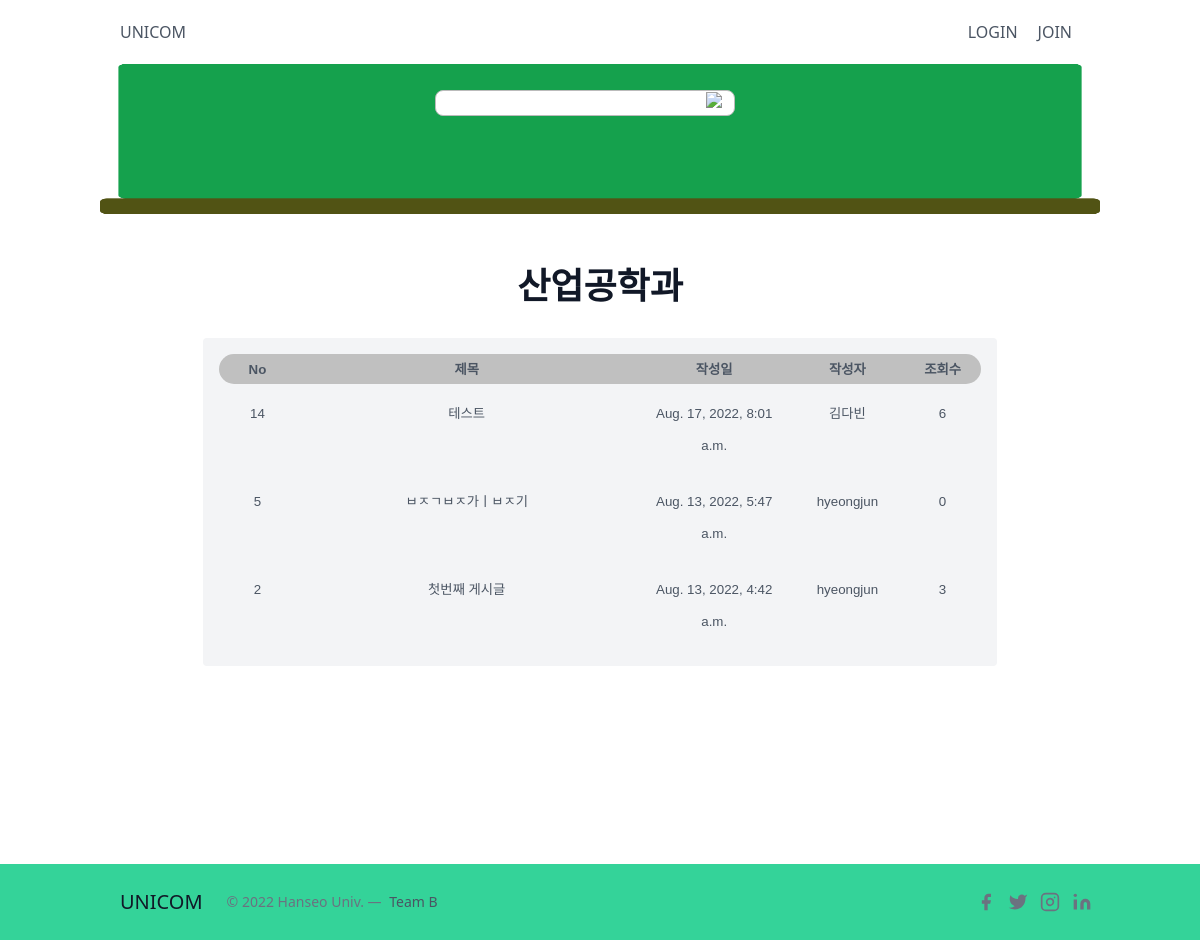
Screenshot of /board/category/산업공학과/ with the database file from the repository.
### board/models.py (models this page shows, shortened)
class Category(models.Model):
    name = models.CharField(max_length=50, unique=True)  # 각 카데고리의 이름을 담는 필드
    slug = models.SlugField(max_length=200, unique=True, allow_unicode=True)  # 사람이 읽을 수 있는 텍스트로 고유 URL을 만들기 위해 만들어진 필드
    def __str__(self):
            return self.name
    class Meta:
        verbose_name_plural = 'Categories'

class Post(models.Model):
    title = models.CharField(max_length=100)
    content = models.TextField()
    like_users = models.ManyToManyField(settings.AUTH_USER_MODEL, related_name="like_posts", blank=True)
    created_at = models.DateTimeField(auto_now_add=True)
    updated_at = models.DateTimeField(auto_now=True)
    big_category = models.ForeignKey(BigCategory, null=True, on_delete=models.SET_NULL)
    author = models.ForeignKey(Account,  on_delete=models.CASCADE)
    category = models.ForeignKey(Category, null=True, on_delete=models.SET_NULL)
    post_hit = models.PositiveIntegerField(default=0)
    date_category = models.ForeignKey(DateCategory, null=True, on_delete=models.SET_NULL)
    def get_absolute_url(self):
        return f'/board/{self.pk}/'

### account/models.py (models this page shows, shortened)
class Account(AbstractBaseUser):
    email = models.EmailField(verbose_name='email',max_length=60, unique=True)
    username = models.CharField(max_length=30, unique=True)
    name = models.CharField(max_length=40,null=False, blank=False)
    phone =  models.CharField(max_length=40,null=False, default=True)
    major = models.CharField(max_length=40, blank=False,null=False,default=True)
    school = models.CharField(max_length=40,blank=False,null=False,default=True)
    grade = models.CharField(max_length=40,blank=False,null=False,default=True)
    create_at = models.DateTimeField(verbose_name='date joined', auto_now_add=True)
    last_login = models.DateTimeField(verbose_name='last login', auto_now=True)
    is_admin = models.BooleanField(default=False)
    is_active = models.BooleanField(default=True)
    is_staff = models.BooleanField(default=False)
    is_superuser = models.BooleanField(default=False)
    objects = MyAccountManager()
    USERNAME_FIELD = 'username'
    REQUIRED_FIELDS = ['email','name','phone','grade','major','school']
    def __str__(self):
        return self.name

### board/views.py (the view)
# urls.py: path('category/<str:slug>/',views.category_page),
def category_page(request, slug):
    if slug == 'no_category':
        category = '미분류'
        post_list = Post.objects.filter(category=None)
    else:
        category = Category.objects.get(slug=slug)
        post_list = Post.objects.filter(category=category).order_by('-pk')
    return render(request, 'board/post_list.html',  # 템플릿은 포스트 목록 페이지를 만들 떄 사용했던 것을 그대로 사용
                {'post_list': post_list,  # post_list.html을 사용하기에 PostList 클래스에서
                'categories': Category.objects.all(),  # context로 정의했던 부분을 딕셔너리 형태로 직접 정의해야함.
                'no_category_post_count': Post.objects.filter(category=None).count(),
                'category': category
                }
                )

### board/templates/board/post_list.html (shortened to what this page needs)
<!DOCTYPE html>
{% load static %}
<html lang="en">
<head>
    <link href="{% static 'board/css/index_style.css' %}" rel="stylesheet">
    <link href="https://unpkg.com/tailwindcss@^2/dist/tailwind.min.css" rel="stylesheet">
</head>
<body>
  <header class="text-gray-600 body-font">
    <div class="container mx-auto flex flex-wrap p-5 flex-col md:flex-row items-center">
    <a class="flex title-font font-medium items-center text-gray-900 mb-4 md:mb-0">
        <span class="ml-3 text-xl"><a href="{% url 'mainpage'%}">UNICOM</a></span></a>
    <nav class="md:ml-auto flex flex-wrap items-center text-base justify-center">
        {% if request.user.is_authenticated %}
        <a class="mr-5 hover:text-gray-900" href="{% url 'logout' %}">LOGOUT</a>
        <a class="mr-5 hover:text-gray-900" href="{% url 'myPage' %}">MYPAGE</a>
        {%else%}
        <a class="mr-5 hover:text-gray-900" href="{% url 'login' %}">LOGIN</a>
        <a class="mr-5 hover:text-gray-900" href="{% url 'join' %}">JOIN</a>
        {%endif%}
    </nav>
    </div>
  </header>
  <section class="min-h-screen">
    <section class="text-gray-600 body-font">
      <div class="boardImg_total">
        <div class="searchBox mg-0 mg-auto w-2/5">
          <div class="search mb-16 mr-20">
            <form class="form-inline my-2 my-lg-0" action="{% url 'search' %}" method="post">
              <input class="form-control mr-sm-2" type="search" name="q" value="{{q}}">
              <button class="btn btn-outline-success my-2 my-sm-0" type="submit"><img src="https://s3.ap-northeast-2.amazonaws.com/cdn.wecode.co.kr/icon/search.png"></button>
            </form>
          </div>
        </div>
      </div>
    </section>
  <section class="text-gray-600 body-font">
    <div class="container px-5 py-5 mx-auto mb-10">
      <h1 class="text-4xl font-medium title-font text-gray-900  pt-8 pb-4 text-center font-semibold">{{category}}</h1>
      <div class="flex flex-wrap">
        <div class="p-4 flex justify-center h-content w-full">
          <div class="h-content w-10/12 bg-gray-100 p-4 rounded list-none list-inside text-2xl">
            <li>
              <ul id ="ulTable">
                <li>
                    <ul class="tableCate">
                        <li>No</li>
                        <li>제목</li>
                        <li>작성일</li>
                        <li>작성자</li>
                        <li>조회수</li>
                    </ul>
                </li>
                {% for post in post_list %}
                        <li>
                          <ul>
                              <li class="text-center p-3">{{ post.pk }}</li>
                              <li class="text-center p-3 hover:underline"><a href="{{ post.get_absolute_url }}">{{ post.title }}</a></li>
                              <li class="text-center p-3">{{ post.created_at }}</li>
                              <li class="text-center p-3">{{ post.author }}</li>
                              <li class="text-center p-3">{{ post.post_hit }}</li>
                          </ul>
                        </li>
                {% endfor %}
              </ul>
            </li>
          </div>
        </div>
      </div>
    </div>
  </section>
  </section>
      <footer class="text-gray-600 body-font">
        <div class="bg-green-400">
          <div class="container px-5 py-6 mx-auto flex items-center sm:flex-row flex-col">
            <a class="flex title-font font-medium items-center md:justify-start justify-center text-gray-900">
              <span class="ml-3 text-xl">UNICOM</span>
            </a>
            <p class="text-sm text-gray-500 sm:ml-6 sm:mt-0 mt-4">© 2022 Hanseo Univ. —
              <a href="https://twitter.com/knyttneve" rel="noopener noreferrer" class="text-gray-600 ml-1" target="_blank">Team B</a>
            </p>
            <span class="inline-flex sm:ml-auto sm:mt-0 mt-4 justify-center sm:justify-start">
              <a class="text-gray-500">
                <svg fill="currentColor" stroke-linecap="round" stroke-linejoin="round" stroke-width="2" class="w-5 h-5" viewBox="0 0 24 24">
                  <path d="M18 2h-3a5 5 0 00-5 5v3H7v4h3v8h4v-8h3l1-4h-4V7a1 1 0 011-1h3z"></path>
                </svg>
              </a>
              <a class="ml-3 text-gray-500">
                <svg fill="currentColor" stroke-linecap="round" stroke-linejoin="round" stroke-width="2" class="w-5 h-5" viewBox="0 0 24 24">
                  <path d="M23 3a10.9 10.9 0 01-3.14 1.53 4.48 4.48 0 00-7.86 3v1A10.66 10.66 0 013 4s-4 9 5 13a11.64 11.64 0 01-7 2c9 5 20 0 20-11.5a4.5 4.5 0 00-.08-.83A7.72 7.72 0 0023 3z"></path>
                </svg>
              </a>
              <a class="ml-3 text-gray-500">
                <svg fill="none" stroke="currentColor" stroke-linecap="round" stroke-linejoin="round" stroke-width="2" class="w-5 h-5" viewBox="0 0 24 24">
                  <rect width="20" height="20" x="2" y="2" rx="5" ry="5"></rect>
                  <path d="M16 11.37A4 4 0 1112.63 8 4 4 0 0116 11.37zm1.5-4.87h.01"></path>
                </svg>
              </a>
              <a class="ml-3 text-gray-500">
                <svg fill="currentColor" stroke="currentColor" stroke-linecap="round" stroke-linejoin="round" stroke-width="0" class="w-5 h-5" viewBox="0 0 24 24">
                  <path stroke="none" d="M16 8a6 6 0 016 6v7h-4v-7a2 2 0 00-2-2 2 2 0 00-2 2v7h-4v-7a6 6 0 016-6zM2 9h4v12H2z"></path>
                  <circle cx="4" cy="4" r="2" stroke="none"></circle>
                </svg>
              </a>
            </span>
          </div>
        </div>
      </footer>
  </body>
</html>

### board/static/board/css/index_style.css (style rules this page uses)
#ulTable > li:first-child > ul > li { font-weight:bold; text-align:center; }
#ulTable > li > ul { clear:both; padding:0px auto; position:relative; min-width:40px; height: 30px; }
.tableCate { border-radius: 20px; background-color: silver; }
#ulTable > li > ul > li { float:left; font-size:10pt; vertical-align:baseline; font-family: 'Noto Sans KR', sans-serif; }
#ulTable > li > ul > li:first-child { width:10%; }
#ulTable > li > ul > li:first-child +li { width:45%; }
#ulTable > li > ul > li:first-child +li+li { width:20%; }
#ulTable > li > ul > li:first-child +li+li+li { width:15%; }
#ulTable > li > ul > li:first-child +li+li+li+li { width:10%; }
.searchBox { display:flex; justify-content: center; align-items:flex-end; }
.search { position: relative; width: 300px; }
input { width: 100%; border: 1px solid #bbb; border-radius: 8px; padding: 10px 12px; font-size: 14px; }
img { position : absolute; width: 17px; top: 10px; right: 12px; margin: 0; }
.boardImg_total { width: 83.33333%; height: 150px; margin: 0 auto; padding-top: 50px; padding-left: 50px; justify-content:space-around; background-image: url("./assets/backBoard.png"); background-repeat: no-repeat; background-position: center center; background-size: 100% 100%; display: flex; }

### rows the page displays
Category: name "산업공학과"
Post: pk "14", title "테스트", created_at "Aug. 17, 2022, 8:01 a.m.", author "김다빈", post_hit "6"
Post: pk "5", title "ㅂㅈㄱㅂㅈ가ㅣㅂㅈ기", created_at "Aug. 13, 2022, 5:47 a.m.", author "hyeongjun", post_hit "0"
Post: pk "2", title "첫번째 게시글", created_at "Aug. 13, 2022, 4:42 a.m.", author "hyeongjun", post_hit "3"
